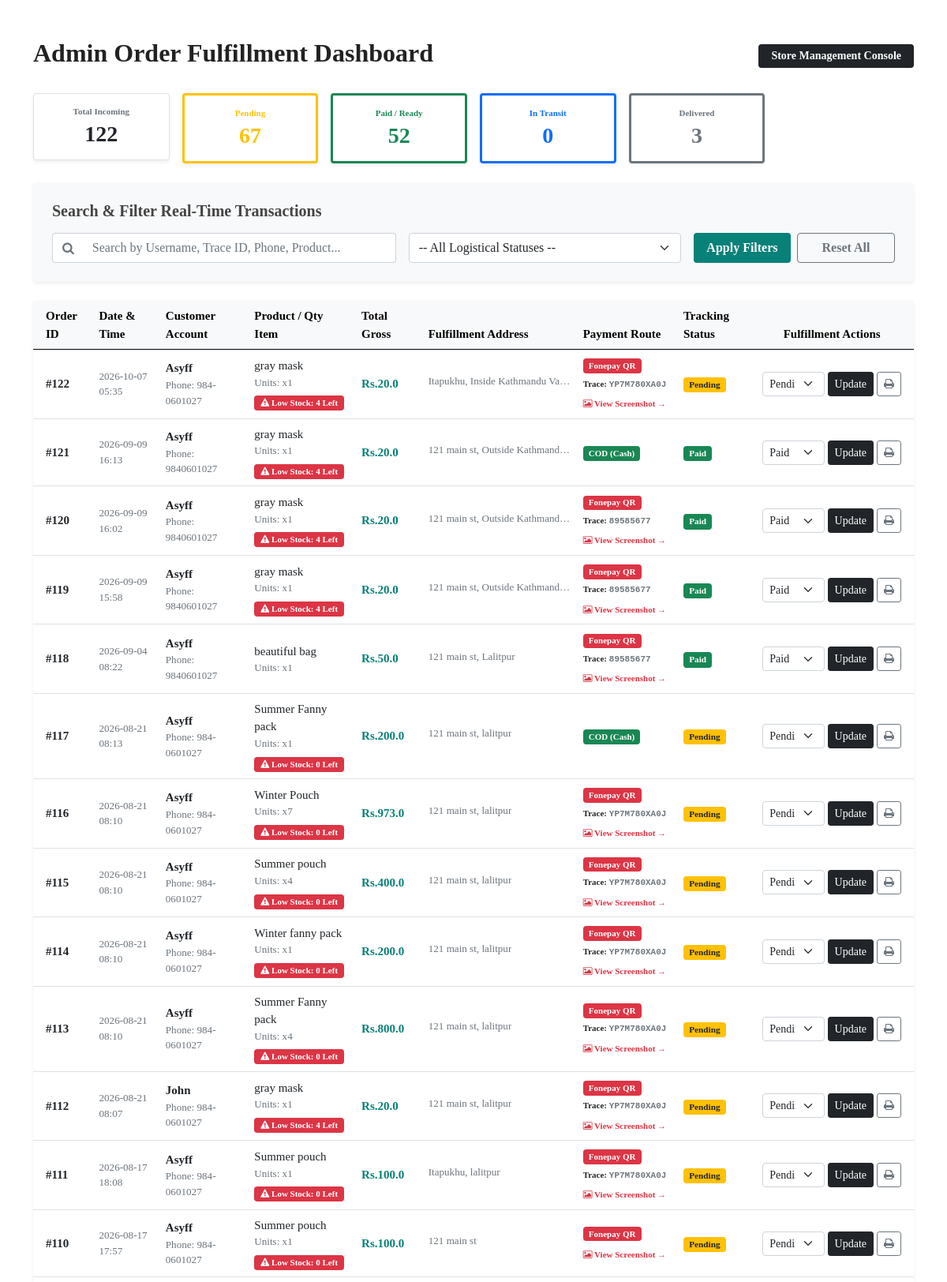
/store-admin/orders/ (signed in, upper part), run on the app's committed database.
### home/models.py (models this page shows, shortened)
class Order(models.Model):
    user = models.ForeignKey(User, on_delete=models.CASCADE, related_name='orders', null=True, blank=True)
    product = models.ForeignKey(Product, on_delete=models.CASCADE)
    quantity = models.PositiveIntegerField(default=1)
    address = models.CharField(max_length=255, default='', blank=True)
    phone = models.CharField(max_length=20, default='', blank=True)
    date = models.DateTimeField(auto_now_add=True)
    STATUS_CHOICES = [
        ('Pending', 'Pending'),
        ('Paid', 'Paid'),
        ('Shipped', 'Shipped'),
        ('Delivered', 'Delivered'),
    ]
    status = models.CharField(max_length=20, choices=STATUS_CHOICES, default='Pending')
    price_at_purchase = models.DecimalField(max_digits=10, decimal_places=2, default=0.00)
    fonepay_txn_id = models.CharField(max_length=50, default='', blank=True, null=True)
    payment_screenshot = models.ImageField(upload_to='payment_proofs/', blank=True, null=True)
    @property
    def total_cost(self):
        return round(float(self.price_at_purchase) * self.quantity, 2)

class Product(models.Model):
    name = models.CharField(max_length=50)
    price = models.DecimalField(default=0, decimal_places=2, max_digits=7)
    category = models.ForeignKey(Category, on_delete=models.CASCADE, default=1)
    description = models.CharField(max_length=250, default='', blank=True, null=True)
    image = models.ImageField(upload_to='uploads/product/')
    stock_quantity = models.IntegerField(default=10, help_text="Available stock items count")
    is_sale = models.BooleanField(default=False)
    sale_price = models.DecimalField(default=0, decimal_places=2, max_digits=7)

### home/views.py (the view, shortened to what this page needs)
# urls.py: path('store-admin/orders/', views.admin_order_dashboard, name='admin_order_dashboard'),
@user_passes_test(is_admin_user, login_url='login')
def admin_order_dashboard(request):
    orders = Order.objects.all().order_by('-date')
    search_query = request.GET.get('search', '').strip()
    status_filter = request.GET.get('status_filter', '').strip()
    if status_filter:
        orders = orders.filter(status=status_filter)
    metrics = {
        'total': orders.count(),
        'pending': orders.filter(status='Pending').count(),
        'paid': orders.filter(status='Paid').count(),
        'shipped': orders.filter(status='Shipped').count(),
        'delivered': orders.filter(status='Delivered').count(),
    }
    return render(request, "admin_order_dashboard.html", {
        "orders": orders,
        "metrics": metrics
    })

### cart/context_processor.py (called while the page is built)
def cart(request):
    return {'cart': Cart(request)}

### home/views.py (called while the page is built)
def is_admin_user(user):
    return user.is_authenticated and (user.is_staff or user.is_superuser)

### home/templates/admin_order_dashboard.html (shortened to what this page needs)
{% extends 'base.html' %}
{% block content %}
<div class="container my-5">
    <div class="d-flex justify-content-between align-items-center mb-4">
        <h2 style="font-weight: 700; color: #222;">Admin Order Fulfillment Dashboard</h2>
        <span class="badge bg-dark px-3 py-2" style="font-size: 14px;">Store Management Console</span>
    </div>
    <div class="row g-3 mb-4">
        <div class="col-md-2 col-6">
            <div class="p-3 border rounded text-center bg-white shadow-sm">
                <h6 class="text-muted small uppercase mb-1" style="font-size: 11px; font-weight: 700;">Total Incoming</h6>
                <h3 class="mb-0" style="font-weight: 700;">{{ metrics.total }}</h3>
            </div>
        </div>
        <div class="col-md-2 col-6">
            <div class="p-3 border rounded text-center bg-white shadow-sm border-start border-warning border-3">
                <h6 class="text-warning small uppercase mb-1" style="font-size: 11px; font-weight: 700;">Pending</h6>
                <h3 class="mb-0" style="font-weight: 700; color: #ffc107;">{{ metrics.pending }}</h3>
            </div>
        </div>
        <div class="col-md-2 col-6">
            <div class="p-3 border rounded text-center bg-white shadow-sm border-start border-success border-3">
                <h6 class="text-success small uppercase mb-1" style="font-size: 11px; font-weight: 700;">Paid / Ready</h6>
                <h3 class="mb-0" style="font-weight: 700; color: #198754;">{{ metrics.paid }}</h3>
            </div>
        </div>
        <div class="col-md-2 col-6">
            <div class="p-3 border rounded text-center bg-white shadow-sm border-start border-primary border-3">
                <h6 class="text-primary small uppercase mb-1" style="font-size: 11px; font-weight: 700;">In Transit</h6>
                <h3 class="mb-0" style="font-weight: 700; color: #0d6efd;">{{ metrics.shipped }}</h3>
            </div>
        </div>
        <div class="col-md-2 col-6">
            <div class="p-3 border rounded text-center bg-white shadow-sm border-start border-secondary border-3">
                <h6 class="text-secondary small uppercase mb-1" style="font-size: 11px; font-weight: 700;">Delivered</h6>
                <h3 class="mb-0" style="font-weight: 700; color: #6c757d;">{{ metrics.delivered }}</h3>
            </div>
        </div>
    </div>
    <div class="card shadow-sm border-0 mb-4 bg-light">
        <div class="card-body p-4">
            <h5 class="mb-3" style="font-weight: 700; color: #444;">Search & Filter Real-Time Transactions</h5>
            <form method="GET" action="{% url 'admin_order_dashboard' %}" class="row g-3">
                <div class="col-md-5 col-12">
                    <div class="input-group">
                        <span class="input-group-text bg-white border-end-0 text-muted"><i class="fa fa-search" aria-hidden="true"></i></span>
                        <input type="text" name="search" class="form-control border-start-0" placeholder="Search by Username, Trace ID, Phone, Product..." value="{{ request.GET.search|default:'' }}">
                    </div>
                </div>
                <div class="col-md-4 col-12">
                    <select name="status_filter" class="form-select">
                        <option value="">-- All Logistical Statuses --</option>
                    </select>
                </div>
                <div class="col-md-3 col-12 d-flex gap-2">
                    <button type="submit" class="btn btn-dark w-100 fw-bold" style="background-color: #088178; border: none;">Apply Filters</button>
                    <a href="{% url 'admin_order_dashboard' %}" class="btn btn-outline-secondary w-100" style="font-weight: 600;">Reset All</a>
                </div>
            </form>
        </div>
    </div>
    <div class="card shadow-sm border-0">
        <div class="card-body p-0">
            <div class="table-responsive">
                <table class="table table-hover align-middle mb-0" style="font-size: 15px;">
                    <thead class="table-light">
                        <tr>
                            <th class="ps-3">Order ID</th>
                            <th>Date & Time</th>
                            <th>Customer Account</th>
                            <th>Product / Qty Item</th>
                            <th>Total Gross</th>
                            <th>Fulfillment Address</th>
                            <th>Payment Route</th>
                            <th>Tracking Status</th>
                            <th class="pe-3 text-center">Fulfillment Actions</th>
                        </tr>
                    </thead>
                    <tbody>
    {% if orders %}
        {% for order in orders %}
        <tr>
            <td class="ps-3 fw-bold">#{{ order.id }}</td>
            <td class="text-muted small">{{ order.date|date:"Y-m-d H:i" }}</td>
            <td>
                <div><strong>{{ order.user.username }}</strong></div>
                <div class="text-muted small">Phone: {{ order.phone }}</div>
            </td>
            <td>
                <div class="fw-semibold">{{ order.product.name }}</div>
                <div class="text-muted small">Units: x{{ order.quantity }}</div>
                {% if order.product.stock_quantity != None %}
                    {% if order.product.stock_quantity <= 5 %}
                        <div class="mt-1">
                            <span class="badge bg-danger text-white" style="font-size: 11px; padding: 4px 8px;">
                                <i class="fa fa-exclamation-triangle" aria-hidden="true"></i> Low Stock: {{ order.product.stock_quantity }} Left
                            </span>
                        </div>
                    {% endif %}
                {% endif %}
            </td>
            <td class="fw-bold" style="color: #088178;">Rs.{{ order.total_cost }}</td>
            <td><small class="text-muted d-inline-block text-truncate" style="max-width: 180px;" title="{{ order.address }}">{{ order.address }}</small></td>
            <td>
                {% if order.payment_screenshot or order.fonepay_txn_id %}
                    <span class="badge text-white bg-danger" style="font-size: 11px; background-color: #dc3545 !important;">Fonepay QR</span>
                    {% if order.fonepay_txn_id %}
                        <div class="small text-dark mt-1" style="font-size: 11px; font-weight: 600;">
                            Trace: <span class="text-muted font-monospace">{{ order.fonepay_txn_id }}</span>
                        </div>
                    {% endif %}
                    {% if order.payment_screenshot %}
                        <div class="mt-1">
                            <a href="{{ order.payment_screenshot.url }}" target="_blank" class="text-decoration-none small fw-bold" style="color: #dc3545; font-size: 11px;">
                                <i class="fa fa-image" aria-hidden="true"></i> View Screenshot &rarr;
                            </a>
                        </div>
                    {% endif %}
                {% else %}
                    <span class="badge text-white bg-success" style="font-size: 11px; background-color: #198754 !important;">COD (Cash)</span>
                {% endif %}
            </td>
            <td>
                <span class="badge {% if order.status == 'Paid' %}bg-success{% elif order.status == 'Shipped' %}bg-primary{% elif order.status == 'Delivered' %}bg-secondary{% else %}bg-warning text-dark{% endif %}">
                    {{ order.status }}
                </span>
            </td>
            <td class="pe-3 text-center">
                <form action="{% url 'update_order_status' order.id %}" method="POST" class="d-flex align-items-center justify-content-center gap-1">
                    <select name="status" class="form-select form-select-sm" style="max-width: 110px;">
                        <option value="Pending" {% if order.status == 'Pending' %}selected{% endif %}>Pending</option>
                        <option value="Paid" {% if order.status == 'Paid' %}selected{% endif %}>Paid</option>
                    </select>
                    <button type="submit" class="btn btn-dark btn-sm fw-semibold">Update</button>
                    <a href="{% url 'print_invoice' order.id %}" target="_blank" class="btn btn-outline-secondary btn-sm" title="Print Bill Receipt">
                        <i class="fa fa-print" aria-hidden="true"></i>
                    </a>
                </form>
            </td>
        </tr>
        {% endfor %}
    {% else %}
        <tr>
            <td colspan="9" class="text-center py-5 text-muted">No orders found matching your search parameter metrics values.</td>
        </tr>
    {% endif %}
</tbody>
</table>
</div>
</div>
</div>
                                                    {% endblock %}

### static/Electronic.css (style rules this page uses)
html, body { overflow-x: hidden; max-width: 100%; margin: 0; padding: 0; }
* { margin: 0; padding: 0; box-sizing: border-box; font-family: 'Pacifico', cursive; }
h2 { font-size: 46px; line-height: 54px; color: #222; }
h6 { font-weight: 700; font-size: 12px; }
body { width: 100% }

### data on the page
Order: id "122", date "2026-10-07 05:35", user.username "Asyff", phone "984-0601027", product.name "gray mask", quantity "1", product.stock_quantity "4", total_cost "20.0", address "Itapukhu, Inside Kathmandu Va…", fonepay_txn_id "YP7M780XA0J", status "Pending"
Order: id "121", date "2026-09-09 16:13", user.username "Asyff", phone "9840601027", product.name "gray mask", quantity "1", product.stock_quantity "4", total_cost "20.0", address "121 main st, Outside Kathmand…", payment_screenshot "COD (Cash)", status "Paid"
Order: id "120", date "2026-09-09 16:02", user.username "Asyff", phone "9840601027", product.name "gray mask", quantity "1", product.stock_quantity "4", total_cost "20.0", address "121 main st, Outside Kathmand…", fonepay_txn_id "89585677", status "Paid"
Order: id "119", date "2026-09-09 15:58", user.username "Asyff", phone "9840601027", product.name "gray mask", quantity "1", product.stock_quantity "4", total_cost "20.0", address "121 main st, Outside Kathmand…", fonepay_txn_id "89585677", status "Paid"
Order: id "118", date "2026-09-04 08:22", user.username "Asyff", phone "9840601027", product.name "beautiful bag", quantity "1", total_cost "50.0", address "121 main st, Lalitpur", fonepay_txn_id "89585677", status "Paid"
Order: id "117", date "2026-08-21 08:13", user.username "Asyff", phone "984-0601027", product.name "Summer Fanny pack", quantity "1", product.stock_quantity "0", total_cost "200.0", address "121 main st, lalitpur", payment_screenshot "COD (Cash)", status "Pending"
Order: id "116", date "2026-08-21 08:10", user.username "Asyff", phone "984-0601027", product.name "Winter Pouch", quantity "7", product.stock_quantity "0", total_cost "973.0", address "121 main st, lalitpur", fonepay_txn_id "YP7M780XA0J", status "Pending"
Order: id "115", date "2026-08-21 08:10", user.username "Asyff", phone "984-0601027", product.name "Summer pouch", quantity "4", product.stock_quantity "0", total_cost "400.0", address "121 main st, lalitpur", fonepay_txn_id "YP7M780XA0J", status "Pending"
Order: id "114", date "2026-08-21 08:10", user.username "Asyff", phone "984-0601027", product.name "Winter fanny pack", quantity "1", product.stock_quantity "0", total_cost "200.0", address "121 main st, lalitpur", fonepay_txn_id "YP7M780XA0J", status "Pending"
Order: id "113", date "2026-08-21 08:10", user.username "Asyff", phone "984-0601027", product.name "Summer Fanny pack", quantity "4", product.stock_quantity "0", total_cost "800.0", address "121 main st, lalitpur", fonepay_txn_id "YP7M780XA0J", status "Pending"
Order: id "112", date "2026-08-21 08:07", user.username "John", phone "984-0601027", product.name "gray mask", quantity "1", product.stock_quantity "4", total_cost "20.0", address "121 main st, lalitpur", fonepay_txn_id "YP7M780XA0J", status "Pending"
Order: id "111", date "2026-08-17 18:08", user.username "Asyff", phone "984-0601027", product.name "Summer pouch", quantity "1", product.stock_quantity "0", total_cost "100.0", address "Itapukhu, lalitpur", fonepay_txn_id "YP7M780XA0J", status "Pending"
Order: id "110", date "2026-08-17 17:57", user.username "Asyff", phone "984-0601027", product.name "Summer pouch", quantity "1", product.stock_quantity "0", total_cost "100.0", address "121 main st", status "Pending"

### other printed values
{{ metrics.total }} "122"
{{ metrics.pending }} "67"
{{ metrics.paid }} "52"
{{ metrics.shipped }} "0"
{{ metrics.delivered }} "3"
